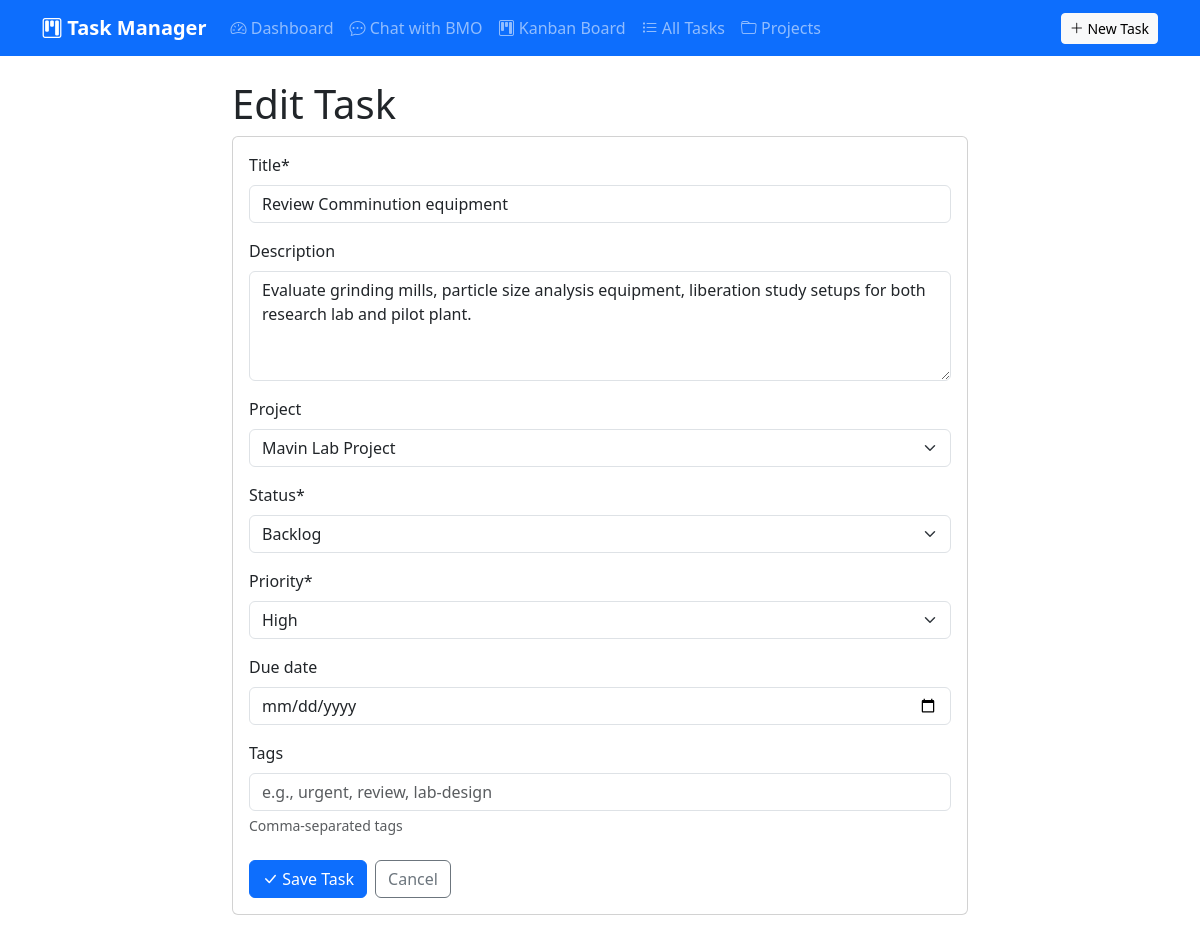
/task/2/edit/, run on the app's committed database.
### tasks_project/tasks/models.py (models this page shows, shortened)
class Task(models.Model):
    STATUS_CHOICES = [
        ('backlog', 'Backlog'),
        ('todo', 'To Do'),
        ('in_progress', 'In Progress'),
        ('review', 'Review'),
        ('done', 'Done'),
    ]
    PRIORITY_CHOICES = [
        (1, 'Low'),
        (2, 'Medium'),
        (3, 'High'),
        (4, 'Urgent'),
    ]
    title = models.CharField(max_length=200)
    description = models.TextField(blank=True)
    status = models.CharField(max_length=20, choices=STATUS_CHOICES, default='backlog')
    priority = models.IntegerField(choices=PRIORITY_CHOICES, default=2)
    project = models.ForeignKey(Project, on_delete=models.CASCADE, related_name='tasks', null=True, blank=True)
    due_date = models.DateField(null=True, blank=True)
    tags = models.CharField(max_length=200, blank=True, help_text='Comma-separated tags')
    created_at = models.DateTimeField(auto_now_add=True)
    updated_at = models.DateTimeField(auto_now=True)
    completed_at = models.DateTimeField(null=True, blank=True)
    class Meta:
        ordering = ['-priority', 'due_date', 'created_at']

### tasks_project/tasks/views.py (the view, shortened to what this page needs)
# urls.py: path('task/<int:pk>/edit/', views.TaskUpdateView.as_view(), name='task_update'),
class TaskUpdateView(UpdateView):
    model = Task
    form_class = TaskForm
    template_name = 'tasks/task_form.html'

### tasks_project/tasks/forms.py
class TaskForm(forms.ModelForm):
    class Meta:
        model = Task
        fields = ['title', 'description', 'project', 'status', 'priority', 'due_date', 'tags']
        widgets = {
            'description': forms.Textarea(attrs={'rows': 4}),
            'due_date': forms.DateInput(attrs={'type': 'date'}),
            'tags': forms.TextInput(attrs={'placeholder': 'e.g., urgent, review, lab-design'}),
        }

### tasks_project/tasks/models.py (called while the page is built)
    def __str__(self):
        return self.name

### tasks_project/templates/tasks/task_form.html (shortened to what this page needs)
{% extends 'base.html' %}
{% load crispy_forms_tags %}
{% block content %}
<div class="row justify-content-center">
    <div class="col-lg-8">
        <h1>{% if object %}Edit Task{% else %}New Task{% endif %}</h1>
        <div class="card">
            <div class="card-body">
                <form method="post" novalidate>
                    {{ form|crispy }}
                    <div class="d-flex gap-2 mt-4">
                        <button type="submit" class="btn btn-primary">
                            <i class="bi bi-check-lg"></i> Save Task
                        </button>
                        <a href="{% if object %}{% url 'task_detail' object.pk %}{% else %}{% url 'kanban' %}{% endif %}" class="btn btn-outline-secondary">
                            Cancel
                        </a>
                    </div>
                </form>
            </div>
        </div>
    </div>
</div>
{% endblock %}

### tasks_project/templates/base.html (style rules this page uses)
:root { --kanban-column-bg: #f8f9fa; --kanban-card-bg: #ffffff; }

### data on the page
Task: title "Review Comminution equipment", description "Evaluate grinding mills, particle size analysis equipment, liberation study setups for both research lab and pilot plant.", project "Mavin Lab Project", status "Backlog", priority "High"
